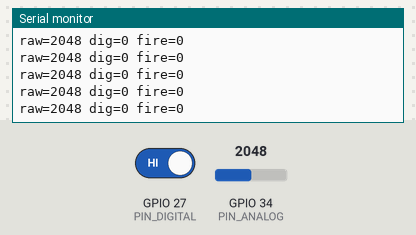
Recording of a sketch running on a simulated ESP32. Parts: the last lines printed to the serial monitor. The test bench sets the inputs (shaded band); at power-on: GPIO 34 (PIN_ANALOG) = 2048, GPIO 27 (PIN_DIGITAL) HIGH (analog values on the 0–4095 scale). WiFi joins after 1.5 s; servers stay silent unless stated; uploads are accepted with an empty reply.

Above: at 2.7 s.
2.8 s: GPIO 34 (PIN_ANALOG) set to 2866
At 3.19 s:
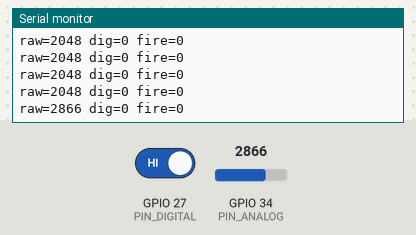
4.3 s: GPIO 27 (PIN_DIGITAL) driven LOW
At 5.29 s:
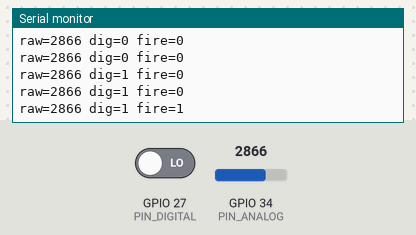
5.8 s: GPIO 34 (PIN_ANALOG) set to 3603
At 5.89 s:
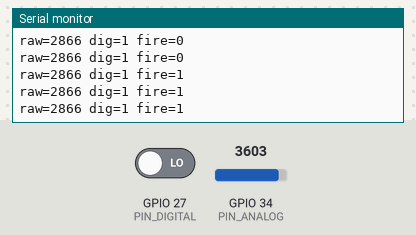
7.3 s: GPIO 27 (PIN_DIGITAL) driven HIGH
At 7.74 s:
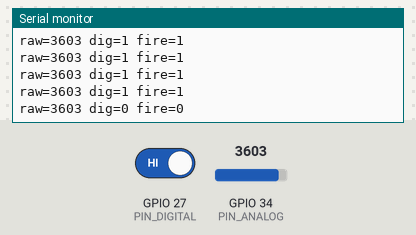
Timing chart, 0 to 9.8 s (numbered marks = the images above; inputs shaded):
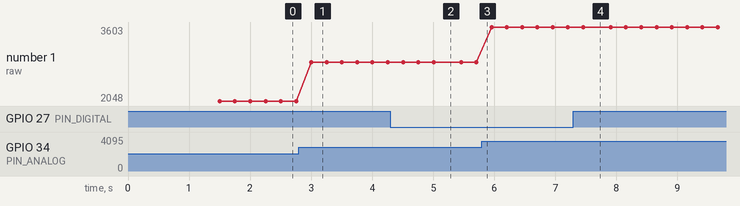

The sketch:

flame_node.ino
```cpp
// Poacher Guard - ESP32 flame/fire node.
// Reads a 4-pin flame sensor module and tells the laptop over Wi-Fi.
//
// Wiring (typical YG1006 / "flame sensor module" with LM393):
//   VCC -> 3V3   GND -> GND   AO -> GPIO34 (analog)   DO -> GPIO27 (digital)
// Most modules read LOW on the analog pin when flame is strong, so a LOW raw
// value = fire. Adjust FIRE_BELOW after watching the Serial Monitor.
#include <WiFi.h>
#include <HTTPClient.h>

const char* WIFI_SSID = "YOUR_WIFI";
const char* WIFI_PASS = "YOUR_PASSWORD";
// Laptop IP on the same network + dashboard port (see config.yaml server.port).
const char* SERVER_URL = "http://192.168.1.50:8000/api/sensors/flame";
const char* NODE_ID    = "FLAME-01";   // must match flame.nodes[].id in config.yaml

const int PIN_ANALOG  = 34;
const int PIN_DIGITAL = 27;
const int FIRE_BELOW  = 1500;          // 0-4095; lower = more infrared flame light
const int CONFIRM_READS = 3;           // consecutive hot reads before reporting fire
const unsigned long HEARTBEAT_MS = 10000;

bool lastFire = false;
int hot = 0;
unsigned long lastSend = 0;

void connectWifi() {
  if (WiFi.status() == WL_CONNECTED) return;
  WiFi.mode(WIFI_STA);
  WiFi.begin(WIFI_SSID, WIFI_PASS);
  for (int i = 0; i < 40 && WiFi.status() != WL_CONNECTED; i++) delay(250);
}

bool post(bool fire, int raw) {
  connectWifi();
  if (WiFi.status() != WL_CONNECTED) return false;
  HTTPClient http;
  http.begin(SERVER_URL);
  http.addHeader("Content-Type", "application/json");
  String body = String("{\"node\":\"") + NODE_ID + "\",\"fire\":" + (fire ? "true" : "false") +
                ",\"raw\":" + raw + "}";
  int code = http.POST(body);
  http.end();
  return code == 200;
}

void setup() {
  Serial.begin(115200);
  pinMode(PIN_DIGITAL, INPUT);
  analogReadResolution(12);
  connectWifi();
}

void loop() {
  int raw = analogRead(PIN_ANALOG);
  bool dig = digitalRead(PIN_DIGITAL) == LOW;       // module's own threshold
  hot = (raw < FIRE_BELOW || dig) ? hot + 1 : 0;
  bool fire = hot >= CONFIRM_READS;
  Serial.printf("raw=%d dig=%d fire=%d\n", raw, dig, fire);

  unsigned long now = millis();
  // Send immediately on a state change, otherwise as a periodic heartbeat
  // (the dashboard shows the node offline if heartbeats stop).
  if (fire != lastFire || now - lastSend >= (fire ? 3000UL : HEARTBEAT_MS)) {
    if (post(fire, raw)) lastSend = now;
    lastFire = fire;
  }
  delay(250);
}
```

Measured:
- after the input at 2.8 s, the serial monitor: prints a new line after 0.20 s (image 1)
- after the input at 4.3 s, the serial monitor: prints a new line after 0.21 s (image 2)
- after the input at 7.3 s, the serial monitor: prints a new line after 0.16 s (image 4)
- plotted number 1: 2048 → 2866 after the input at 2.8 s, 2866 → 3603 after the input at 5.8 s
